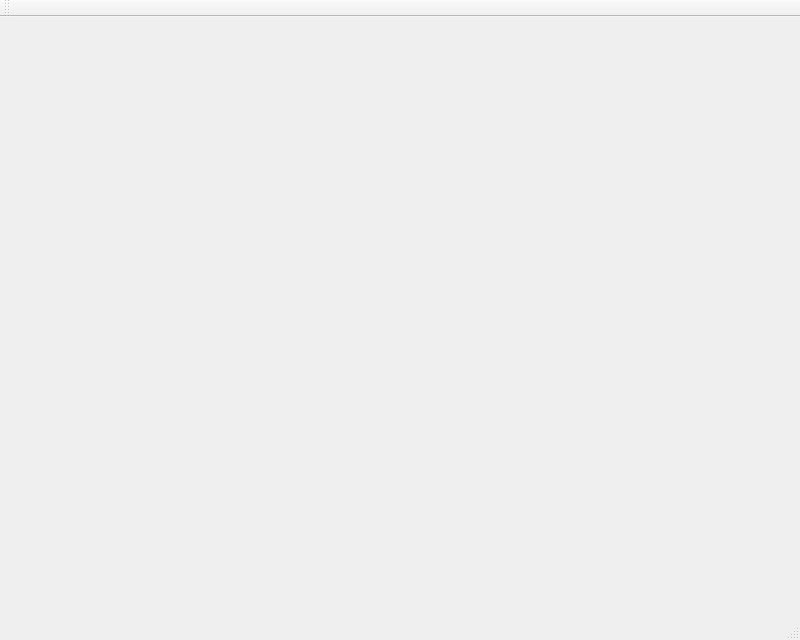
<?xml version="1.0" encoding="UTF-8"?>
<ui version="4.0">
 <class>MainWindow</class>
 <widget class="QMainWindow" name="MainWindow">
  <property name="geometry">
   <rect>
    <x>0</x>
    <y>0</y>
    <width>800</width>
    <height>640</height>
   </rect>
  </property>
  <property name="windowTitle">
   <string>MainWindow</string>
  </property>
  <widget class="QWidget" name="centralWidget"/>
  <widget class="QMenuBar" name="menuBar">
   <property name="geometry">
    <rect>
     <x>0</x>
     <y>0</y>
     <width>800</width>
     <height>26</height>
    </rect>
   </property>
  </widget>
  <widget class="QToolBar" name="mainToolBar">
   <attribute name="toolBarArea">
    <enum>TopToolBarArea</enum>
   </attribute>
   <attribute name="toolBarBreak">
    <bool>false</bool>
   </attribute>
  </widget>
  <widget class="QStatusBar" name="statusBar"/>
 </widget>
 <layoutdefault spacing="6" margin="11"/>
 <resources/>
 <connections/>
</ui>
